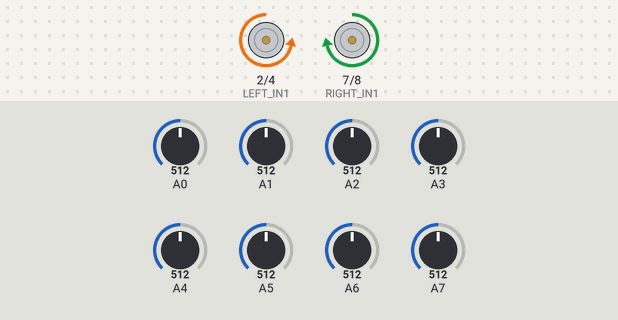
Simulated run of this sketch. Board: Arduino Nano, built with avr-gcc and run on an emulated ATmega328P. Shown: motor-driver pin pairs drawn as motors (green arrow = first pin HIGH = forward, orange = second pin HIGH = backward, longer = more drive, scaled by the enable pin). Inputs (shaded band) come from the test bench; at power-on: A0 = 512, A1 = 512, A7 = 512, A5 = 512, A3 = 512, A6 = 512, A2 = 512, A4 = 512.

Above: at 6.2 s.
6.3 s: A0 set to 390
At 7.1 s:
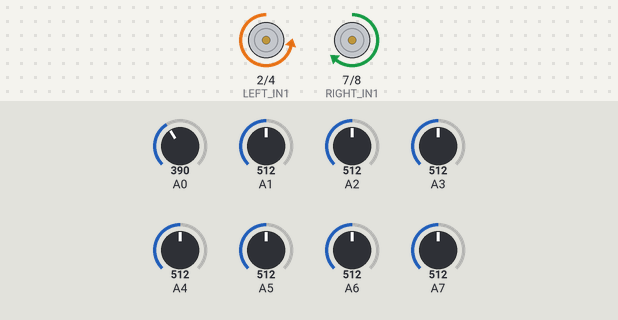
8.1 s: A1 set to 716
At 11.04 s:
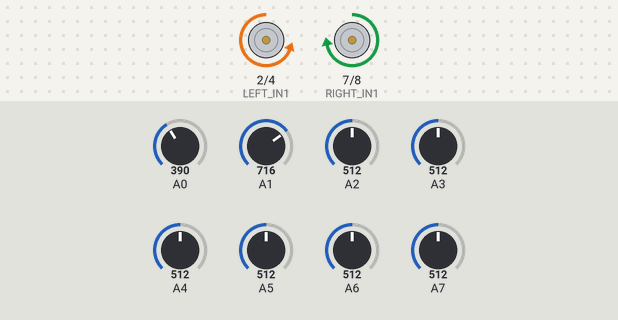
11.1 s: A7 set to 390
12.7 s: A5 set to 992
At 13.18 s:
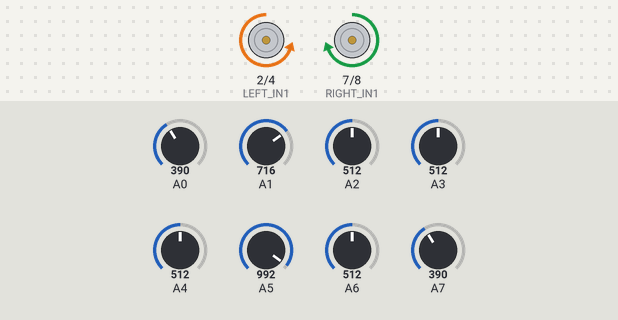
15.7 s: A3 set to 992
At 15.84 s:
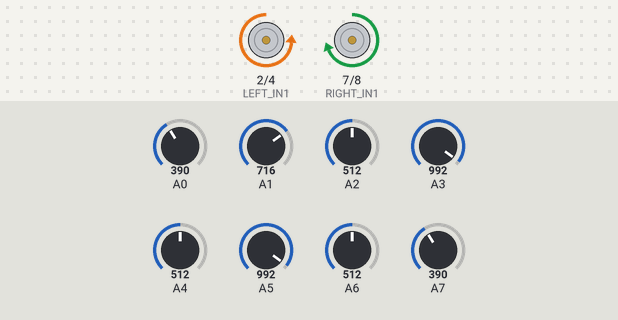
18.7 s: A6 set to 30
Timing chart, 0 to 21.4 s (numbered marks = the images above; inputs shaded):
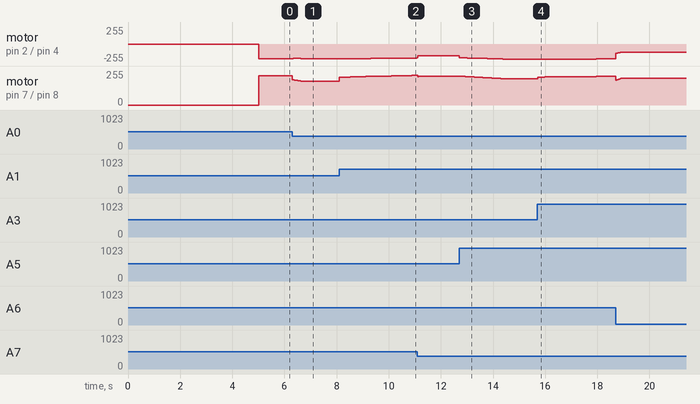

Measured:
- after the input at 6.3 s, motor on pin 7 (RIGHT_IN1) / pin 8 (RIGHT_IN2): moves from forward 220/255 to forward 179/255 over 0.35 s, starting at once
- after the input at 8.1 s, motor on pin 7 (RIGHT_IN1) / pin 8 (RIGHT_IN2): moves from forward 179/255 to forward 223/255 over 3.0 s, starting at once
- after the input at 12.7 s, motor on pin 2 (LEFT_IN1) / pin 4 (LEFT_IN2): moves from backward 174/255 to backward 225/255 over 1.7 s, starting at once; motor on pin 7 (RIGHT_IN1) / pin 8 (RIGHT_IN2): moves from forward 216/255 to forward 197/255 over 1.6 s, starting after 0.06 s

The sketch:

Line_follower_PID.ino
```cpp
#include <Arduino.h>
#include <QTRSensors.h>

// --- Pini Motoare ---
const uint8_t LEFT_PWM = 9, LEFT_IN1 = 2, LEFT_IN2 = 4;
const uint8_t RIGHT_PWM = 10, RIGHT_IN1 = 7, RIGHT_IN2 = 8;

// --- Parametri PID ---
const int32_t Kp1000 = 95;   // Reactie la eroare
const int32_t Kd1000 = 1200; // Anticipare (amortizare)
const int32_t Ki1000 = 1;

// --- Parametri Viteză Variabilă ---
const int VITEZA_MAXIMA      = 220; // Viteza pe linie dreapta (cand derivata e mica)
const int VITEZA_MINIMA      = 130; // Limita inferioara ca sa nu se opreasca de tot
const int K_VITEZA_DERIVATA  = 20;
const int K_VITEZA_EROARE = 2; // Constanta de franare (mai mare = franeaza mai tare la derivata mare)
const int VITEZA_CAUTARE     = 180;

// --- Variabile Control ---
int32_t eroareaAnterioara = 0;
int32_t ultimaEroare      = 0;
int32_t sumaErori         = 0;
bool eraPierduta          = false;

QTRSensors qtr;
const uint8_t SensorCount = 8;
uint16_t sensorValues[SensorCount];

bool liniepierduta() {
  for (uint8_t i = 0; i < SensorCount; i++) if (sensorValues[i] > 400) return false;
  return true;
}

void mutaMotoare(int vStanga, int vDreapta) {
  vStanga = constrain(vStanga, -255, 255);
  vDreapta = constrain(vDreapta, -255, 255);
  digitalWrite(LEFT_IN1, vStanga >= 0 ? LOW : HIGH);
  digitalWrite(LEFT_IN2, vStanga >= 0 ? HIGH : LOW);
  analogWrite(LEFT_PWM, abs(vStanga));
  digitalWrite(RIGHT_IN1, vDreapta >= 0 ? HIGH : LOW);
  digitalWrite(RIGHT_IN2, vDreapta >= 0 ? LOW : HIGH);
  analogWrite(RIGHT_PWM, abs(vDreapta));
}

void setup() {
  pinMode(LEFT_PWM, OUTPUT); pinMode(LEFT_IN1, OUTPUT); pinMode(LEFT_IN2, OUTPUT);
  pinMode(RIGHT_PWM, OUTPUT); pinMode(RIGHT_IN1, OUTPUT); pinMode(RIGHT_IN2, OUTPUT);
  qtr.setTypeAnalog();
  qtr.setSensorPins((const uint8_t[]){A0, A1, A2, A3, A4, A5, A6, A7}, SensorCount);

  digitalWrite(LED_BUILTIN, HIGH);
  for (uint16_t i = 0; i < 200; i++) qtr.calibrate();
  digitalWrite(LED_BUILTIN, LOW);
}

void loop() {
  uint16_t pozitie = qtr.readLineBlack(sensorValues);

  // 1. Calculăm eroarea brută și cea ajustată (boost pe margini)
  int32_t eroareaRaw = (int32_t)pozitie - 3500;
  int32_t eroareaAjustata = eroareaRaw;

  if (abs(eroareaRaw) > 1800) {
    eroareaAjustata = (eroareaRaw > 0) ? (eroareaRaw + (eroareaRaw - 1800) * 2)
                                      : (eroareaRaw + (eroareaRaw + 1800) * 2);
  }

  // 2. Logică Căutare (dacă linia este pierdută)
  if (liniepierduta()) {
    eraPierduta = true;
    if (ultimaEroare < 0) mutaMotoare(-VITEZA_CAUTARE, VITEZA_CAUTARE); // Rotire stânga
    else                  mutaMotoare(VITEZA_CAUTARE, -VITEZA_CAUTARE); // Rotire dreapta
    return;
  }

  // Resetare stare după regăsirea liniei
  if (eraPierduta) {
    sumaErori = 0;
    eroareaAnterioara = eroareaAjustata;
    eraPierduta = false;
  }

  // 3. Calcul PID
  int32_t derivata = eroareaAjustata - eroareaAnterioara;
  sumaErori = constrain(sumaErori + eroareaAjustata, -10000, 10000);
  ultimaEroare = eroareaAjustata;

  int32_t corectie = (eroareaAjustata * Kp1000 + derivata * Kd1000 + sumaErori * Ki1000) / 1000;

  // 4. VITEZĂ VARIABILĂ (Frânare adaptivă)
  // Calculăm cât scădem din viteza maximă bazat pe agresivitatea virajului
  int32_t absEroare = abs(eroareaRaw);
  int32_t absDerivata = abs(derivata);

  // Factorul de scădere: (Derivata * K + Eroare * K) / 10
  int32_t scadereViteza = ((absDerivata * K_VITEZA_DERIVATA) + (absEroare * K_VITEZA_EROARE)) / 10;

  int vitezacurenta = VITEZA_MAXIMA - (int)scadereViteza;

  // Ne asigurăm că robotul nu scade sub viteza minimă de tracțiune
  if (vitezacurenta < VITEZA_MINIMA) vitezacurenta = VITEZA_MINIMA;

  // 5. Aplicare comenzi motoare
  mutaMotoare(vitezacurenta + corectie, vitezacurenta - corectie);

  // Salvare eroare pentru iterația următoare
  eroareaAnterioara = eroareaAjustata;
}
```
